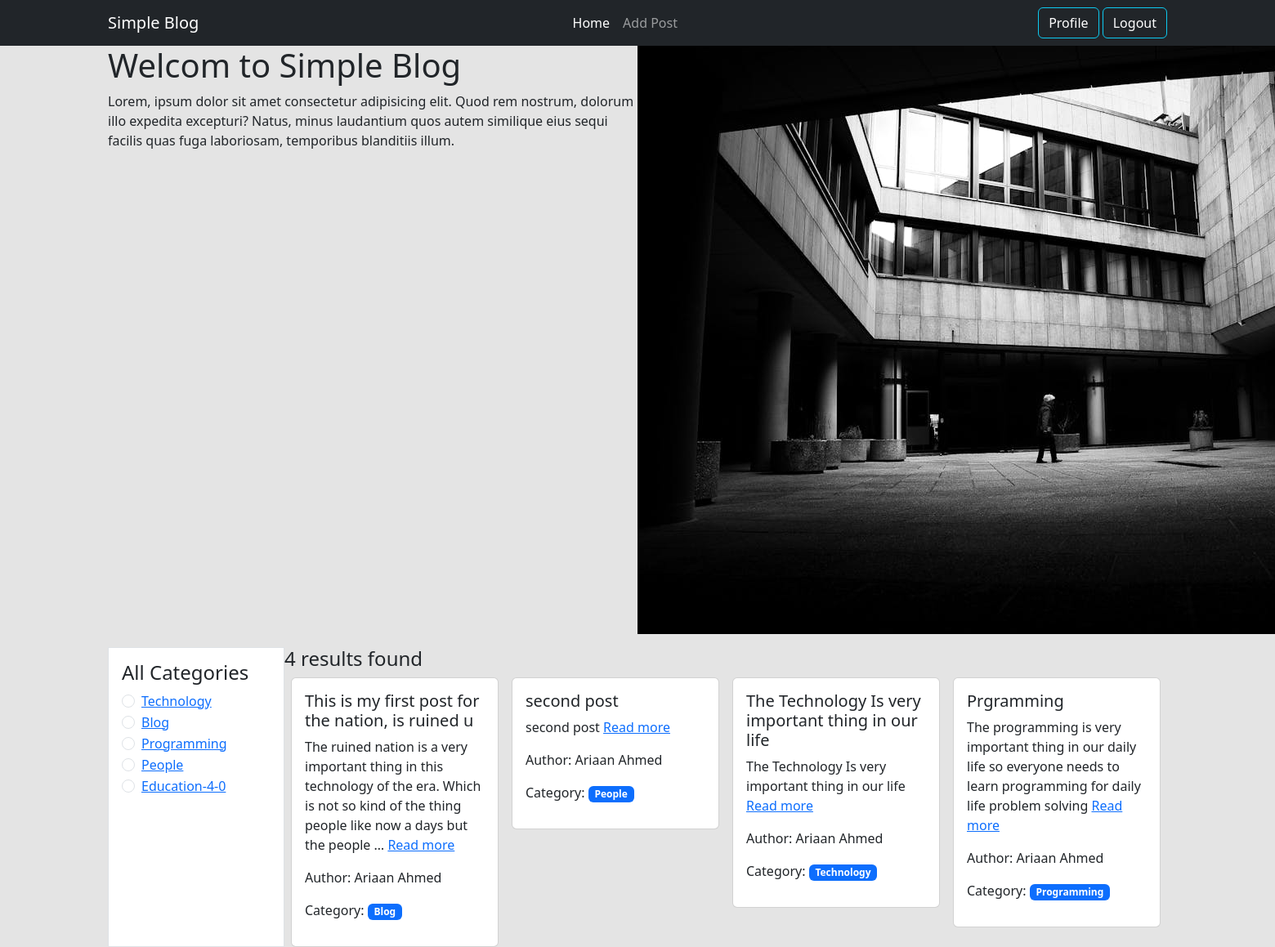
The app's page / (signed in) with its own data.
### categories/models.py (models this page shows, shortened)
class Category(models.Model):
    name = models.CharField(max_length=100)
    slug = models.SlugField(max_length=100, unique=True, null=True, blank=True)

### posts/models.py (models this page shows, shortened)
class Post(models.Model):
    title = models.CharField(max_length=50)
    content = models.TextField()
    category = models.ManyToManyField(Category)
    author = models.ForeignKey(User, on_delete=models.CASCADE)

### blog_project/views.py (the view)
# urls.py: path('', views.home, name='homepage'),
def home(request, category_slug=None):
    data = Post.objects.all()
    if category_slug is not None:
        category = Category.objects.get(slug = category_slug)
        data = Post.objects.filter(category = category)
    categories = Category.objects.all()
    return render(request, "home.html", {"data": data, "category": categories})

### templates/home.html
{% extends 'base.html' %}
{% load static %}
{% block content %}
<div class="d-flex flex-wrap container">
  <div class="col-6">
    <h1>Welcom to Simple Blog</h1>
    <p>Lorem, ipsum dolor sit amet consectetur adipisicing elit. Quod rem nostrum, dolorum illo expedita excepturi? Natus, minus laudantium quos autem similique eius sequi facilis quas fuga laboriosam, temporibus blanditiis illum.</p>
  </div>
  <div class="col-6">
    <img src="{% static 'img/bg-img.jpg' %}" alt="">
  </div>
</div>
<div class="d-flex flex-wrap container pt-3">
  <div class="col-2 border p-3 bg-white">
    <h4>All Categories</h4>
    {%for cate in category%}
    <div class="form-check">
      <input class="form-check-input" type="radio" name="flexRadioDefault" id="{{cate.id}}">
      <label class="form-check-label" for="{{cate.id}}">
        <a href="{% url 'category_wise_post' cate.slug %} ">{{cate.name}}</a>
      </label>
    </div>
    {%endfor%}
  </div>
  <div class="col-10">
    <h4>{{data | length}} results found</h4>
    <div class="d-flex flex-wrap">
      {% for post in data %}
      <div class="col-sm-3 mb-3 mb-sm-0">
        <div class="card mx-2">
          <div class="card-body">
            <h5 class="card-title">{{ post.title }}</h5>
            <p class="card-text">{{ post.content | truncatewords:30 }}
              <a href="{% url 'edit_post' post.id%}">Read more</a>
            </p>
            <p>Author: {{ post.author.first_name }} {{ post.author.last_name }}</p>
            <p>
              Category:{% for cat in post.category.all %}
              <span class="badge text-bg-primary text-white">{{ cat.name }}</span>
              {% endfor %}
            </p>
          </div>
        </div>
      </div>
      {% endfor %}
    </div>
  </div>
</div>
{% endblock %}

### records on screen
Category: name "Technology"
Category: name "Blog"
Category: name "Programming"
Category: name "People"
Category: name "Education-4-0"
Post: title "This is my first post for the nation, is ruined u", content "The ruined nation is a very important thing in this technology of the era. Which is not so kind of the thing people like now a days but the people …", author.first_name "Ariaan", author.last_name "Ahmed"
Post: title "second post", content "second post", author.first_name "Ariaan", author.last_name "Ahmed"
Post: title "The Technology Is very important thing in our life", content "The Technology Is very important thing in our life", author.first_name "Ariaan", author.last_name "Ahmed"
Post: title "Prgramming", content "The programming is very important thing in our daily life so everyone needs to learn programming for daily life problem solving", author.first_name "Ariaan", author.last_name "Ahmed"

### other values on screen
{{ data | length }} "4"
